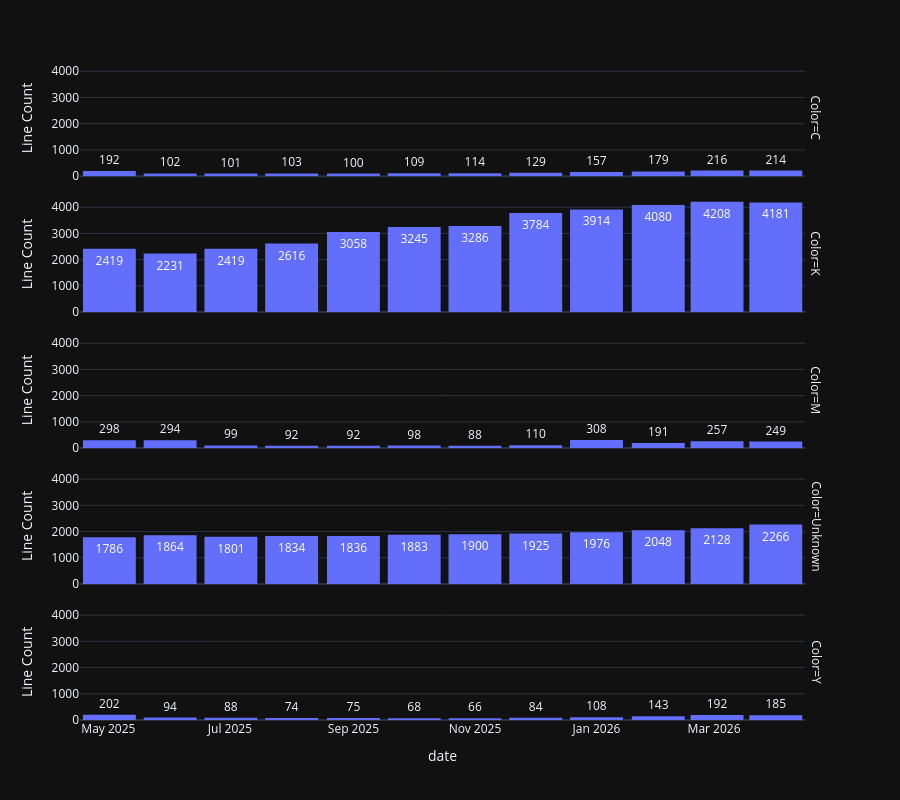

Write notebook code for a chart like this one.
### Code cell
fig = px.histogram(df_forecast,
             x = 'date', 
             y = 'Line_Count_int', 
             template = 'plotly_dark',
            #  color = 'Brand',
             facet_row = 'Color',
             text_auto=True, 
             nbins = 12,
             height=800,
             ).update_layout(bargap = 0.1)

fig.update_yaxes(title = 'Line Count')
fig.show()

### Figure 1 — Plotly figure (JSON) as saved in the notebook; plotly's stock layout.template omitted (floating-point values rounded to 4 significant figures; data arrays with more than 128 entries replaced by an {"elided": "..."} marker saying what was removed)
{"data": [{"bingroup": "x", "histfunc": "sum", "hovertemplate": "Color=C<br>date=%{x}<br>sum of Line_Count_int=%{y}<extra></extra>", "legendgroup": "", "marker": {"color": "#636efa", "pattern": {"shape": ""}}, "name": "", "nbinsx": 12, "orientation": "v", "showlegend": false, "texttemplate": "%{value}", "type": "histogram", "x": {"elided": "3708 str values"}, "xaxis": "x5", "y": {"elided": "3708 float values"}, "yaxis": "y5"}, {"bingroup": "x", "histfunc": "sum", "hovertemplate": "Color=K<br>date=%{x}<br>sum of Line_Count_int=%{y}<extra></extra>", "legendgroup": "", "marker": {"color": "#636efa", "pattern": {"shape": ""}}, "name": "", "nbinsx": 12, "orientation": "v", "showlegend": false, "texttemplate": "%{value}", "type": "histogram", "x": {"elided": "30192 str values"}, "xaxis": "x4", "y": {"elided": "30192 float values"}, "yaxis": "y4"}, {"bingroup": "x", "histfunc": "sum", "hovertemplate": "Color=M<br>date=%{x}<br>sum of Line_Count_int=%{y}<extra></extra>", "legendgroup": "", "marker": {"color": "#636efa", "pattern": {"shape": ""}}, "name": "", "nbinsx": 12, "orientation": "v", "showlegend": false, "texttemplate": "%{value}", "type": "histogram", "x": {"elided": "3588 str values"}, "xaxis": "x3", "y": {"elided": "3588 float values"}, "yaxis": "y3"}, {"bingroup": "x", "histfunc": "sum", "hovertemplate": "Color=Unknown<br>date=%{x}<br>sum of Line_Count_int=%{y}<extra></extra>", "legendgroup": "", "marker": {"color": "#636efa", "pattern": {"shape": ""}}, "name": "", "nbinsx": 12, "orientation": "v", "showlegend": false, "texttemplate": "%{value}", "type": "histogram", "x": {"elided": "21864 str values"}, "xaxis": "x2", "y": {"elided": "21864 float values"}, "yaxis": "y2"}, {"bingroup": "x", "histfunc": "sum", "hovertemplate": "Color=Y<br>date=%{x}<br>sum of Line_Count_int=%{y}<extra></extra>", "legendgroup": "", "marker": {"color": "#636efa", "pattern": {"shape": ""}}, "name": "", "nbinsx": 12, "orientation": "v", "showlegend": false, "texttemplate": "%{value}", "type": "histogram", "x": {"elided": "3768 str values"}, "xaxis": "x", "y": {"elided": "3768 float values"}, "yaxis": "y"}], "layout": {"annotations": [{"font": {}, "showarrow": false, "text": "Color=Y", "textangle": 90, "x": 0.98, "xanchor": "left", "xref": "paper", "y": 0.088, "yanchor": "middle", "yref": "paper"}, {"font": {}, "showarrow": false, "text": "Color=Unknown", "textangle": 90, "x": 0.98, "xanchor": "left", "xref": "paper", "y": 0.294, "yanchor": "middle", "yref": "paper"}, {"font": {}, "showarrow": false, "text": "Color=M", "textangle": 90, "x": 0.98, "xanchor": "left", "xref": "paper", "y": 0.5, "yanchor": "middle", "yref": "paper"}, {"font": {}, "showarrow": false, "text": "Color=K", "textangle": 90, "x": 0.98, "xanchor": "left", "xref": "paper", "y": 0.706, "yanchor": "middle", "yref": "paper"}, {"font": {}, "showarrow": false, "text": "Color=C", "textangle": 90, "x": 0.98, "xanchor": "left", "xref": "paper", "y": 0.912, "yanchor": "middle", "yref": "paper"}], "bargap": 0.1, "barmode": "relative", "height": 800, "legend": {"tracegroupgap": 0}, "margin": {"t": 60}, "xaxis": {"anchor": "y", "domain": [0, 0.98], "title": {"text": "date"}}, "xaxis2": {"anchor": "y2", "domain": [0, 0.98], "matches": "x", "showticklabels": false}, "xaxis3": {"anchor": "y3", "domain": [0, 0.98], "matches": "x", "showticklabels": false}, "xaxis4": {"anchor": "y4", "domain": [0, 0.98], "matches": "x", "showticklabels": false}, "xaxis5": {"anchor": "y5", "domain": [0, 0.98], "matches": "x", "showticklabels": false}, "yaxis": {"anchor": "x", "domain": [0, 0.176], "title": {"text": "Line Count"}}, "yaxis2": {"anchor": "x2", "domain": [0.206, 0.382], "matches": "y", "title": {"text": "Line Count"}}, "yaxis3": {"anchor": "x3", "domain": [0.412, 0.588], "matches": "y", "title": {"text": "Line Count"}}, "yaxis4": {"anchor": "x4", "domain": [0.618, 0.794], "matches": "y", "title": {"text": "Line Count"}}, "yaxis5": {"anchor": "x5", "domain": [0.824, 1], "matches": "y", "title": {"text": "Line Count"}}}}
